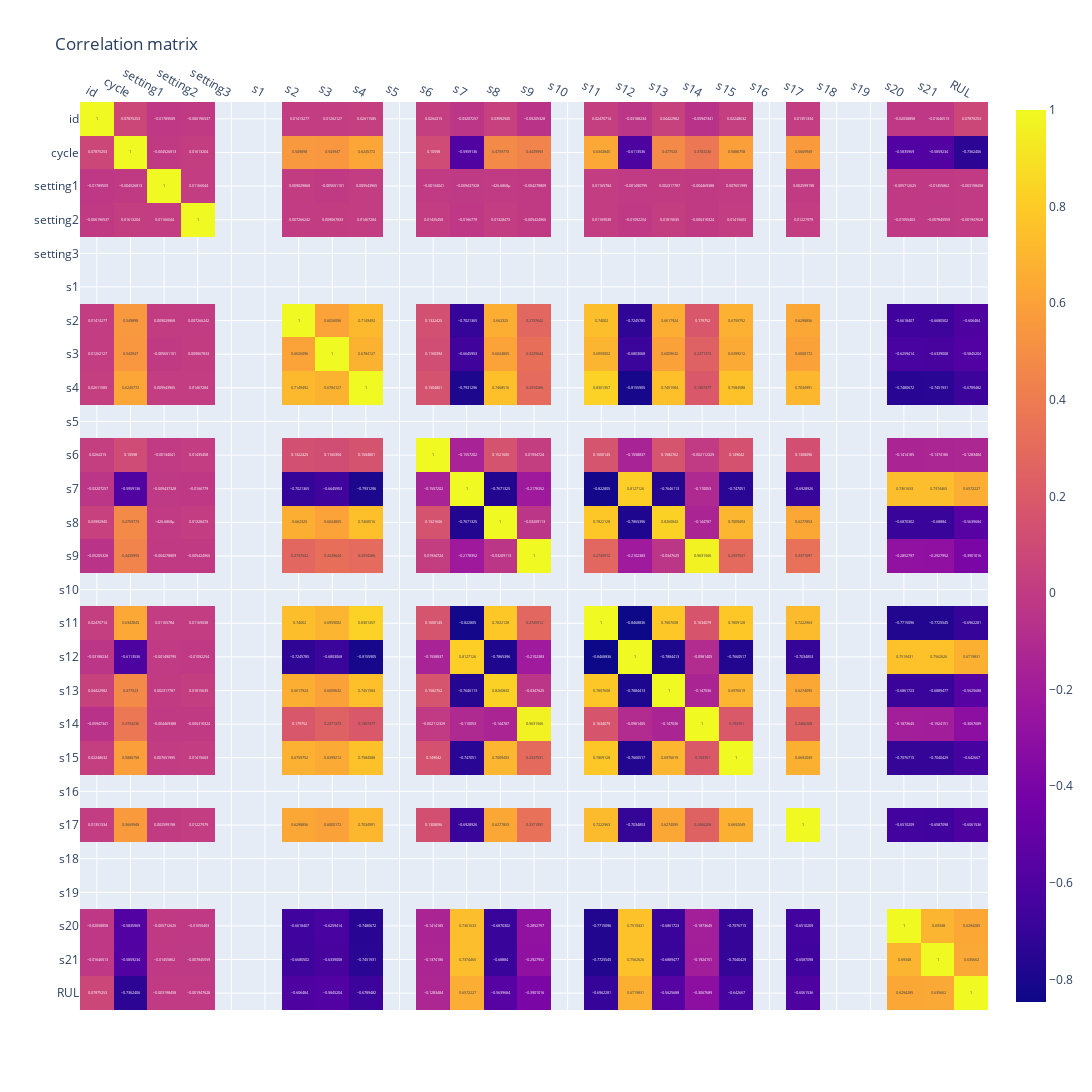

Notebook code cell kept with this figure:
### Markdown cell above
Correlation heatmap

### Code cell
# Compute the correlation matrix
corr = train_df.corr()

fig = px.imshow(corr, text_auto=True, width=1200, height=1200, title='Correlation matrix')
fig.update_xaxes(side="top")
fig.show()

### Figure 1 — Plotly figure (JSON) as saved in the notebook; plotly's stock layout.template omitted (floating-point values rounded to 4 significant figures; data arrays with more than 128 entries replaced by an {"elided": "..."} marker saying what was removed)
{"data": [{"coloraxis": "coloraxis", "hovertemplate": "x: %{x}<br>y: %{y}<br>color: %{z}<extra></extra>", "name": "0", "texttemplate": "%{z}", "type": "heatmap", "x": ["id", "cycle", "setting1", "setting2", "setting3", "s1", "s2", "s3", "s4", "s5", "s6", "s7", "s8", "s9", "s10", "s11", "s12", "s13", "s14", "s15", "s16", "s17", "s18", "s19", "s20", "s21", "RUL"], "xaxis": "x", "y": ["id", "cycle", "setting1", "setting2", "setting3", "s1", "s2", "s3", "s4", "s5", "s6", "s7", "s8", "s9", "s10", "s11", "s12", "s13", "s14", "s15", "s16", "s17", "s18", "s19", "s20", "s21", "RUL"], "yaxis": "y", "z": {"elided": "27x27 float values"}}], "layout": {"coloraxis": {"colorscale": [[0, "#0d0887"], [0.1111, "#46039f"], [0.2222, "#7201a8"], [0.3333, "#9c179e"], [0.4444, "#bd3786"], [0.5556, "#d8576b"], [0.6667, "#ed7953"], [0.7778, "#fb9f3a"], [0.8889, "#fdca26"], [1, "#f0f921"]]}, "height": 1200, "title": {"text": "Correlation matrix"}, "width": 1200, "xaxis": {"anchor": "y", "constrain": "domain", "domain": [0, 1], "scaleanchor": "y", "side": "top"}, "yaxis": {"anchor": "x", "autorange": "reversed", "constrain": "domain", "domain": [0, 1]}}}
